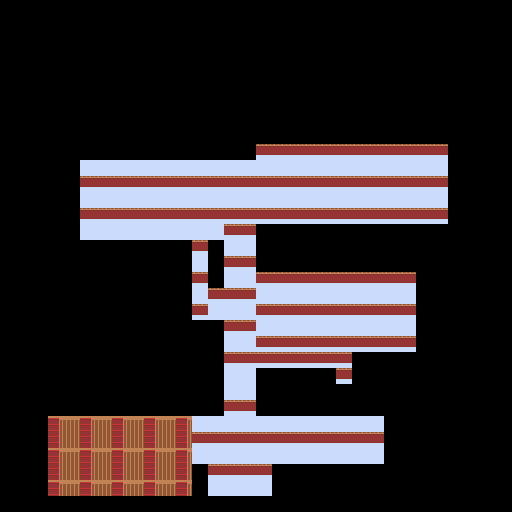

A level layout from a 2D game, rendered from its tile map. Below: a short description, then the map file with tile-grid data replaced by summaries:
An orthogonal 32x32 tile map with 16x16 px tiles, 5 tile layers (background, buildings, midGround, foreGround, ...), 2 tilesets and 1 object.

<map version="1.2" tiledversion="1.3.0" orientation="orthogonal" renderorder="right-down" compressionlevel="0" width="32" height="32" tilewidth="16" tileheight="16" infinite="0" nextlayerid="8" nextobjectid="33">
 <tileset firstgid="1" source="InteriorSpriteSheet.tsx" />
 <tileset firstgid="10001" source="MasterSpriteSheet.tsx" />
 <layer id="1" name="background" width="32" height="32">
  <data>[1024 cells, 448 non-empty, 11 distinct tile ids]</data>
 </layer>
 <layer id="3" name="buildings" width="32" height="32">
  <data>[1024 cells, 194 non-empty, 47 distinct tile ids]</data>
 </layer>
 <layer id="4" name="midGround" width="32" height="32">
  <data>[1024 cells, 0 non-empty, 0 distinct tile ids]</data>
 </layer>
 <layer id="5" name="foreGround" width="32" height="32">
  <data>[1024 cells, 17 non-empty, 16 distinct tile ids]</data>
 </layer>
 <layer id="6" name="placement" width="32" height="32">
  <data>[1024 cells, 0 non-empty, 0 distinct tile ids]</data>
 </layer>
 <objectgroup id="7" name="Portal">
  <object id="32" x="232" y="472" width="14" height="16">
   <properties>
    <property name="Click" value="false" />
    <property name="SafteyOffSetX" value="0" />
    <property name="SafteyOffSetY" value="-50" />
    <property name="standardFrom" value="KayaHouse" />
    <property name="standardTo" value="Town" />
   </properties>
  </object>
 </objectgroup>
</map>
